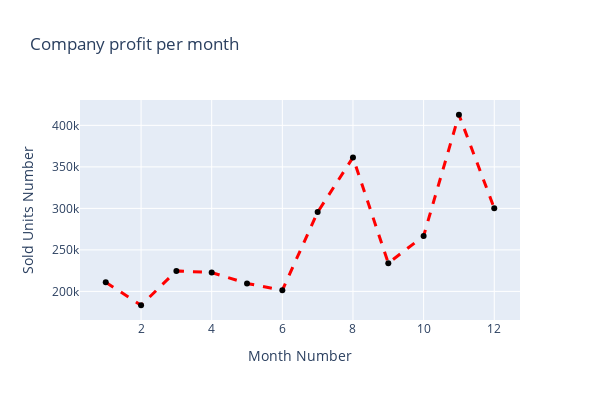

Here is the notebook cell this chart was saved with:
### Code cell
fig = px.line(sheet, x="month_number", y="total_profit", title="Company profit per month", height=400, width=600, markers=True, labels={"total_profit": "Sold Units Number", "month_number": "Month Number"})

fig.update_traces(line=dict(dash="dash", color="Red", width=3))
fig.update_traces(marker=dict(color="Black"))
fig.show()

### Figure 1 — Plotly figure (JSON) as saved in the notebook; plotly's stock layout.template omitted (floating-point values rounded to 4 significant figures)
{"data": [{"hovertemplate": "Month Number=%{x}<br>Sold Units Number=%{y}<extra></extra>", "legendgroup": "", "line": {"color": "Red", "dash": "dash", "width": 3}, "marker": {"color": "Black", "symbol": "circle"}, "mode": "lines+markers", "name": "", "orientation": "v", "showlegend": false, "type": "scatter", "x": [1, 2, 3, 4, 5, 6, 7, 8, 9, 10, 11, 12], "xaxis": "x", "y": [211000, 183300, 224700, 222700, 209600, 201400, 295500, 361400, 234000, 266700, 412800, 300200], "yaxis": "y"}], "layout": {"height": 400, "legend": {"tracegroupgap": 0}, "title": {"text": "Company profit per month"}, "width": 600, "xaxis": {"anchor": "y", "autorange": true, "domain": [0, 1], "range": [0.2709, 12.73], "title": {"text": "Month Number"}, "type": "linear"}, "yaxis": {"anchor": "x", "autorange": true, "domain": [0, 1], "range": [165500.0, 430600.0], "title": {"text": "Sold Units Number"}, "type": "linear"}}}
